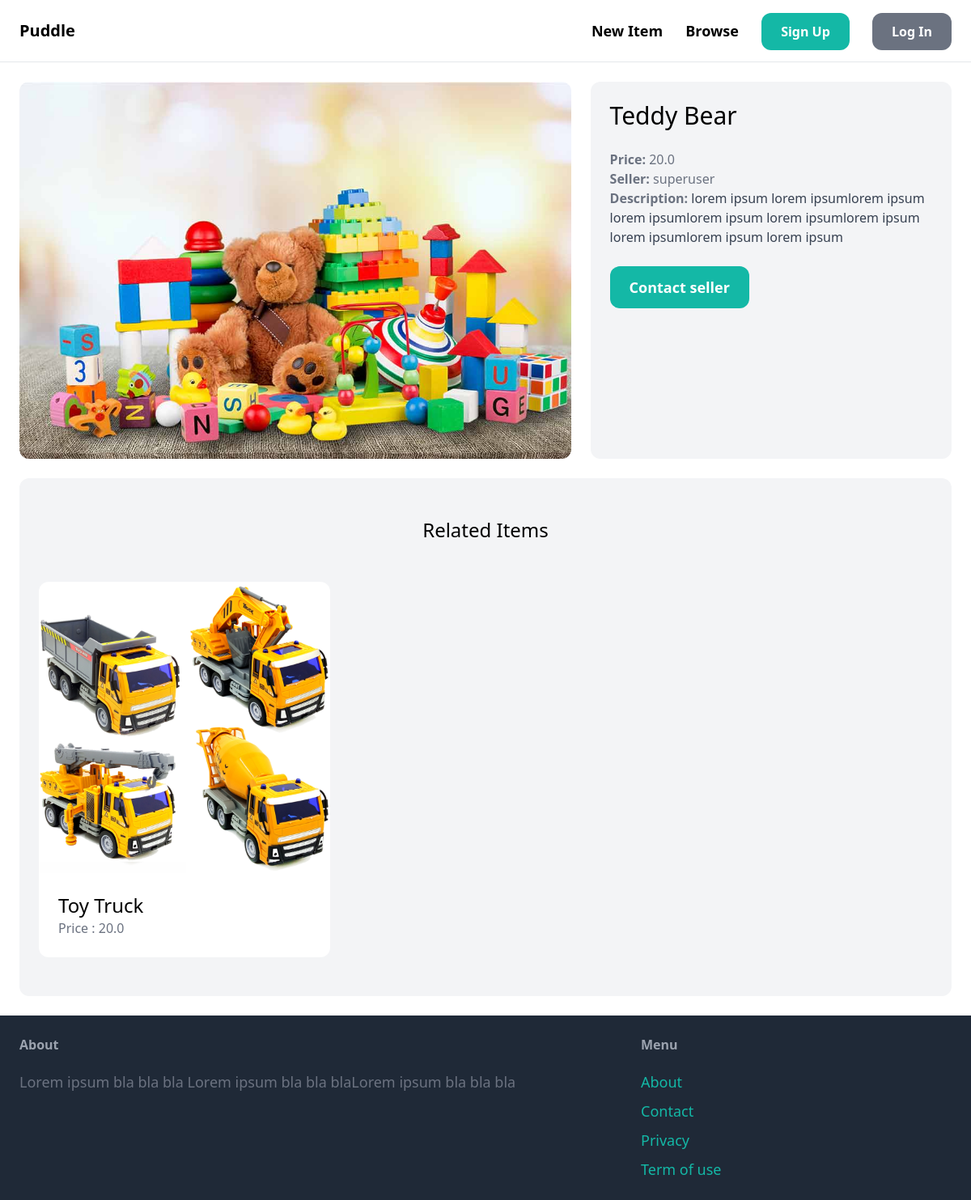
Screenshot of /items/3/ with the database file from the repository.
### item/models.py (models this page shows, shortened)
class Item(models.Model):
    category = models.ForeignKey(Category, related_name = 'items', on_delete=models.CASCADE)
    name = models.CharField(max_length=255)
    description = models.TextField(blank=True, null=True)
    price = models.FloatField()
    image = models.ImageField(upload_to='item_images', blank=True, null=True)
    is_sold = models.BooleanField(default=False)
    created_by = models.ForeignKey(User, related_name='items', on_delete = models.CASCADE)
    created_at = models.DateTimeField(auto_now_add=True)

### item/views.py (the view)
# urls.py: path('<int:pk>/', views.detail, name='detail'),
def detail(request, pk):
    item = get_object_or_404(Item, pk=pk)
    related_items= Item.objects.filter(category=item.category, is_sold=False).exclude(pk=pk)[:3]
    return render(request, 'item/detail.html',{
        'item': item,
        'related_items' : related_items
    })

### item/templates/item/detail.html (shortened to what this page needs)
{% extends 'core/base.html' %}
{% block content %}
<div class="grid grid-cols-5 gap-6">
    <div class="col-span-3">
        <img src="{{ item.image.url }}" class="rounded-xl">
    </div>
    <div class="col-span-2 p-6 bg-gray-100 rounded-xl">
        <h1 class="mb-6 text-3xl"> {{ item.name }}</h1>
        <p class="text-gray-500"><strong>Price: </strong>{{ item.price }}</p>
        <p class="text-gray-500"><strong>Seller: </strong>{{ item.created_by.username }}</p>
        {% if item.description %}
        <p class="text-gray-700">
            <strong class="text-gray-500">Description: </strong>
            {{ item.description }}</p>
        {% endif %}
        <a href="#" class="inline-block mt-6 px-6 py-3 text-lg font-semibold bg-teal-500 text-white hover:bg-teal 700 rounded-xl">Contact seller</a>
    </div>
</div>
<div class="mt-6 px-6 py-12 bg-gray-100 rounded-xl">
    <h2 class="mb-12 text-2xl text-center"> Related Items</h2>
    <div class="grid grid-cols-3 gap-3">
        {% for item in related_items %}
            <div>
                <a href=" {% url 'item:detail' item.id %}">
                    <div>
                        <img src="{{ item.image.url }}" alt="item image" class="rounded-t-xl">
                    </div>
                    <div class="p-6 bg-white rounded-b-xl">
                        <h2 class="text-2xl">{{ item.name }}</h2>
                        <p class="text-gray-500">Price : {{ item.price }} </p>
                    </div>
                </a>
            </div>
        {% endfor %}
    </div>
</div>
{% endblock content %}

### rows the page displays
Item: image (picture), name "Teddy Bear", price "20.0", created_by.username "superuser", description "lorem ipsum lorem ipsumlorem ipsum lorem ipsumlorem ipsum lorem ipsumlorem ipsum lorem ipsumlorem ipsum lorem ipsum"
Item: image (picture), name "Toy Truck", price "20.0"
